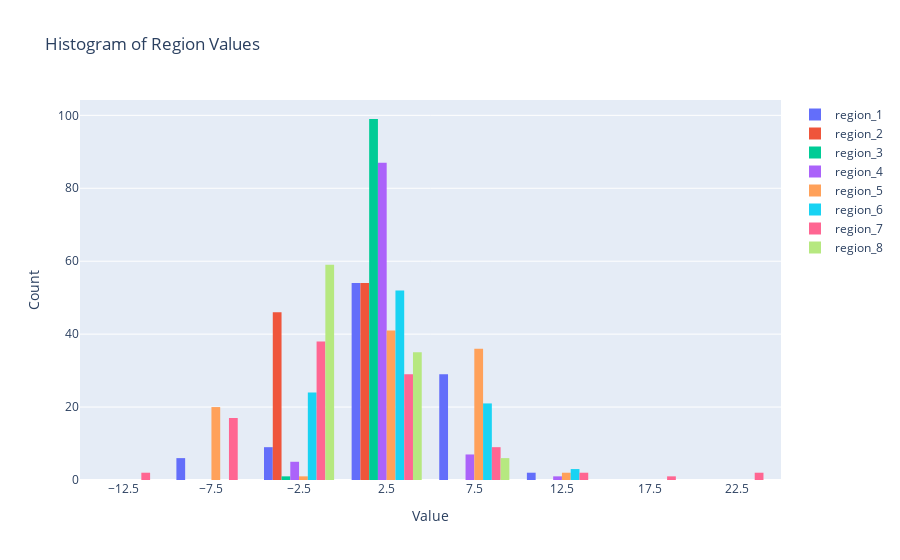

Here is the notebook cell this chart was saved with:
### Code cell
import pandas as pd
import plotly.graph_objects as go

# 读取数据
df = pd.read_excel('数据文件.xls')
# 删除day列
df = df.drop('day', axis=1)

# 创建直方图数据
data = [go.Histogram(x=df[column], nbinsx=10, name=column) for column in df.columns]

# 设置图表标题和布局
layout = go.Layout(title='Histogram of Region Values', xaxis=dict(title='Value'), yaxis=dict(title='Count'))

# 绘制直方图
fig = go.Figure(data=data, layout=layout)
fig.show()
